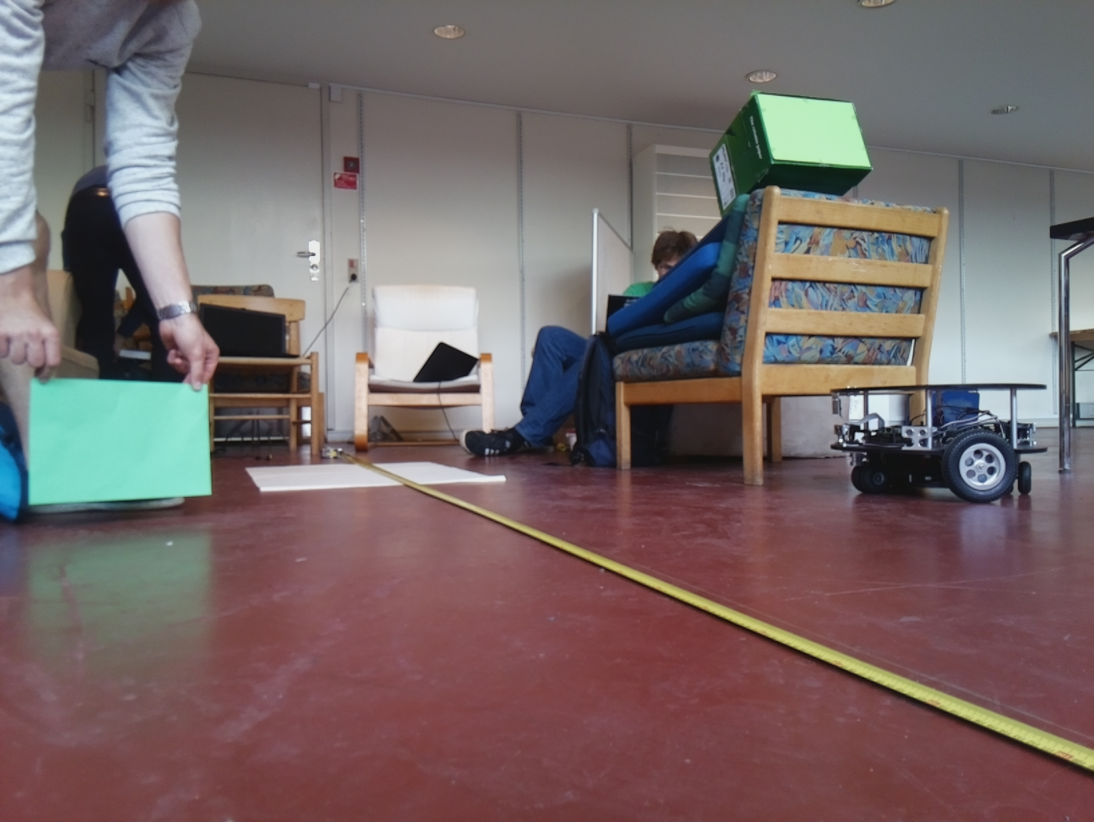
#> input picture img_detect/img/other files/img2greens.jpg, 3280 x 2464 px (shown at 1/3 size)
$ python testFindObject.py   (Python 2 division)
#> lines starting #> are read from the running program, lines starting #| are printed output that depends on the picture; after the words box and inside, x2 and y2 are one past the last pixel; in counts of white or black regions, pixels touching at a corner belong together
### img_detect/findObject.py
from __future__ import division
import cv2
import numpy as np

class Presult (object):
  def __init__(self, height, posX, posY, isBox, lenA, lenB):
    self.height = height
    self.posX = posX
    self.posY = posY
    self.isBox = isBox
    self.lenA = lenA
    self.lenB = lenB

  def __str__(self):
    res = ""
    res += "Height: %d\n" %self.height
    res += "Position: (%d, %d)\n" %(self.posX, self.posY)
    res += "Found box?: %r\n" %self.isBox
    res += "Length A: %d\n" %self.lenA
    res += "Length B: %d\n" %self.lenB
    return res

def findObjects(img):
  # convert img to hsv
  hsv = cv2.cvtColor(img, cv2.COLOR_BGR2HSV)

  # find the lower and upper values for the green color in the mask
  puregreen = np.uint8([[[0,255,0]]])
  hsv_green = cv2.cvtColor(puregreen, cv2.COLOR_BGR2HSV)
  lower_green = [hsv_green[0,0,0] - 30, 45, 45]
  upper_green = [hsv_green[0,0,0] + 30, 255, 255]
  # get mask
  green_mask = cv2.inRange(hsv, np.array(lower_green), np.array(upper_green))

  # extract hue, value and saturation
  h = hsv[:,:,0]/255.0
  s = hsv[:,:,1]/255.0
  v = hsv[:,:,2]/255.0


  # parameters for green color
  T1, T2, T3 = 0.25, 0.2, 0.1
  # find the specified greens
  green = ((abs(h - 0.33) < T1) & (v > T2) & (s > T3)).astype(float)

  # apply mask
  masked = cv2.bitwise_and(green,green,mask=green_mask)

  # erode image
  eroded = cv2.erode(masked, np.ones((15,15)))

  # dilate image
  result = cv2.dilate(eroded, np.ones((20, 20)))

  # set hue, value and saturation to the found values
  # when we do this the image is effectively a rgb img not hsv, and it is greyscaled (actually just black and white)
  # it is however not in the greyscale format (Dx, Dy) but rgb/hsv format (Dx, Dy, 3)
  hsv[:,:,0] = result*255.0
  hsv[:,:,1] = result*255.0
  hsv[:,:,2] = result*255.0

  return hsv

def findRectangles(img):
  # [16 lines left out: function detectRectangle, not called in this run]

  # convert img to grayscale
  # we know that this img is black and white already, so no need to threshold before
  # we do however need to convert to grayscale because the format is different
  gray = cv2.cvtColor(img, cv2.COLOR_RGB2GRAY)
  # find contours in image
  contours, hierarchy = cv2.findContours(gray, cv2.RETR_TREE, cv2.CHAIN_APPROX_SIMPLE)[-2:]

  # [27 lines of commented-out code are left out]
  return contours, contours[0]


def loadImage(path, scaleFactor, returnSize=False):
  img = cv2.imread(path)
  local_fullsize = (img.shape[0], img.shape[1])
  resized = cv2.resize(img, (0,0), fx=scaleFactor, fy=scaleFactor)
  if returnSize:
    return resized, local_fullsize
  else:
    return resized

def makeResultObject(x, y, w, h, img_size, scaleFactor):
  centerX = (x/scaleFactor + (h/scaleFactor)/2)
  centerY = (y/scaleFactor + (w/scaleFactor)/2)
  lenA = centerX
  lenB = img_size[1] - lenA

  return Presult(h/scaleFactor, centerX, centerY, True, lenA, lenB)

def analyzeImage(path, scaleFactor, extraStuff=False):
  img, size = loadImage(path, scaleFactor, True)
#> in loadImage, img is the input picture: shape (2464, 3280, 3); mean B, G, R 102.8, 102.8, 117.6
#> in loadImage, `resized = cv2.resize(img, (0,0), fx=scaleFactor, fy=scaleFactor)`:
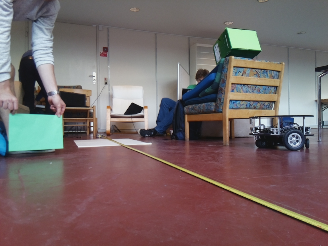
#> resized: shape (246, 328, 3); mean B, G, R 103, 103, 117.7
#> size = (2464, 3280)
  hsv_img = findObjects(img)
#> in findObjects, `hsv = cv2.cvtColor(img, cv2.COLOR_BGR2HSV)`: hsv: shape (246, 328, 3); mean H, S, V 100.3, 64.4, 125.3
#> in findObjects, `green_mask = cv2.inRange(hsv, np.array(lower_green), np.array(upper_gr..`:
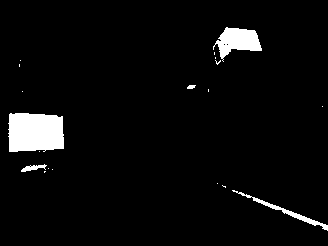
#> green_mask: shape (246, 328); 4.3% white; 19 white regions (14 under 20 px), largest, box (x1, y1, x2, y2) and area: (8, 113, 64, 152) 1981, (213, 27, 262, 62) 906, (232, 190, 328, 231) 377, (21, 164, 47, 172) 100, (187, 85, 196, 89) 28
#> in findObjects, `h = hsv[:,:,0]/255.0`:
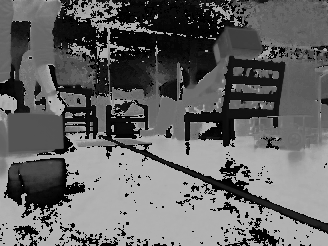
#> h: shape (246, 328) float64; min 0, max 0.702, mean 0.393
#> in findObjects, `s = hsv[:,:,1]/255.0`:
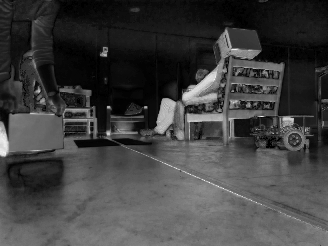
#> s: shape (246, 328) float64; min 0, max 0.973, mean 0.253
#> in findObjects, `v = hsv[:,:,2]/255.0`:
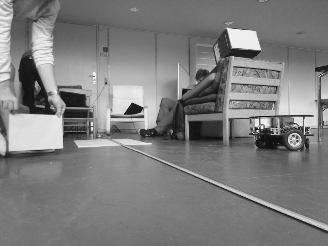
#> v: shape (246, 328) float64; min 0.0588, max 0.973, mean 0.491
#> in findObjects, `green = ((abs(h - 0.33) < T1) & (v > T2) & (s > T3)).astype(float)`:
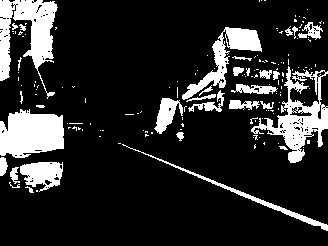
#> green: shape (246, 328) float64; values 0 (black) and 1 (white), 16.5% white; 154 white regions (122 under 20 px), largest, box (x1, y1, x2, y2) and area: (0, 0, 58, 99) 2568, (0, 109, 64, 158) 2439, (251, 66, 328, 163) 2437
#> in findObjects, `masked = cv2.bitwise_and(green,green,mask=green_mask)`: masked: shape (246, 328) float64; values 0 (black) and 1 (white), 4.1% white; 20 white regions (14 under 20 px), largest, box (x1, y1, x2, y2) and area: (8, 113, 64, 152) 1979, (224, 27, 262, 51) 670, (232, 190, 328, 231) 377, (213, 33, 230, 62) 148, (21, 164, 47, 172) 100, (187, 85, 196, 89) 28
#> in findObjects, `eroded = cv2.erode(masked, np.ones((15,15)))`: eroded: shape (246, 328) float64; values 0 (black) and 1 (white), 1.1% white; 2 white regions, box (x1, y1, x2, y2) and area: (16, 121, 56, 144) 854, (236, 36, 251, 43) 72
#> in findObjects, `result = cv2.dilate(eroded, np.ones((20, 20)))`:
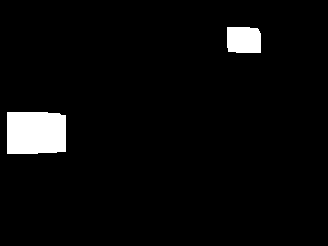
#> result: shape (246, 328) float64; values 0 (black) and 1 (white), 4% white; 2 white regions, box (x1, y1, x2, y2) and area: (7, 112, 66, 154) 2412, (227, 27, 261, 53) 851
#> in findObjects, `hsv[:,:,0] = result*255.0`: hsv: shape (246, 328, 3); mean H, S, V 10.3, 64.4, 125.3
#> in findObjects, `hsv[:,:,1] = result*255.0`: hsv: shape (246, 328, 3); mean H, S, V 10.3, 10.3, 125.3
#> in findObjects, `hsv[:,:,2] = result*255.0`: hsv: shape (246, 328, 3); mean H, S, V 10.3, 10.3, 10.3
  valid_cnts, biggestCnt = findRectangles(hsv_img)
#> in findRectangles, `gray = cv2.cvtColor(img, cv2.COLOR_RGB2GRAY)`: gray: shape (246, 328); 4% white; 2 white regions
#> in findRectangles, `contours, hierarchy = cv2.findContours(gray, cv2.RETR_TREE, cv2.CHAIN_..`: contours = 2 contours; box (x1, y1, x2, y2) and area: (7, 112, 66, 154) 2314, (227, 27, 261, 53) 795
#> valid_cnts has the same summary as contours in findRectangles; biggestCnt = contour of 12 points, box (x1, y1, x2, y2) (7, 112, 66, 154), area 2314
  if len(valid_cnts) > 0:
    (b_x, b_y, b_w, b_h) = cv2.boundingRect(biggestCnt)
#> b_x = 7; b_y = 112; b_w = 59; b_h = 42
    res = makeResultObject(b_x, b_y, b_w, b_h, size, scaleFactor)
#> in makeResultObject, `centerX = (x/scaleFactor + (h/scaleFactor)/2)`: centerX = 280
#> in makeResultObject, `centerY = (y/scaleFactor + (w/scaleFactor)/2)`: centerY = 1415
#> in makeResultObject, `lenA = centerX`: lenA = 280
#> in makeResultObject, `lenB = img_size[1] - lenA`: lenB = 3000
#> in __init__, `self.posX = posX`: self.posX = 280
#> in __init__, `self.posY = posY`: self.posY = 1415
#> in __init__, `self.lenA = lenA`: self.lenA = 280
#> in __init__, `self.lenB = lenB`: self.lenB = 3000
  else:
    res = Presult(0,0,0,False,0,0) #makeResultObject(0,0,0,0,[0,0],1)
  if extraStuff:
    if len(valid_cnts) > 0:
      cv2.drawContours(hsv_img, valid_cnts, -1, (0,0,255), 3)
#> hsv_img: shape (246, 328, 3); mean H, S, V 7.6, 7.6, 12.3
      cv2.drawContours(hsv_img, [biggestCnt], -1, (0,255,0), 3)
#> hsv_img: shape (246, 328, 3); mean H, S, V 7.6, 10.6, 9.3
    return res, hsv_img
  else:
    return res

### img_detect/testFindObject.py
from findObject import *
import time
import cv2

scaleFactor = 0.1

t1 = time.time()
res, img = analyzeImage("img/other files/img2greens.jpg", scaleFactor, True)
print time.time() - t1
print res
#| Height: 420
#| Position: (280, 1415)
#| Found box?: True
#| Length A: 280
#| Length B: 3000
cv2.imwrite("img/Hueimg/Test.png", img)


"""
fullSize = 0

def loadImage(path, scaleFactor, returnSize=False):
  img = cv2.imread(path)
  local_fullsize = (img.shape[0], img.shape[1])
  resized = cv2.resize(img, (0,0), fx=scaleFactor, fy=scaleFactor)
  if returnSize:
    return resized, local_fullsize
  else:
    return resized


# load some images
img1, fullSize= loadImage("img/imgfirst.jpg", scaleFactor, True)
# [8 lines of commented-out code are left out]

images = [img1]#, img2, img3, img4, img5, img6, img7, img8]

print "Finding green objects"
outputs = []
analyze_times = []
for i in range(len(images)):
  print "Analyzing: image %d" %(i+1)
  ts = time.time()
  outputs.append(findObjects(images[i]))
  analyze_times.append(time.time() - ts)

print "Average analysis time: %f\n" %(sum(analyze_times)/len(analyze_times))

contours = []
contour_times = []
biggestObjects = []
for i in range(len(outputs)):
  print "Finding contours: image %d" %(i+1)
  ts = time.time()
  cnts, bigObject = findRectangles(outputs[i])
  contours.append(cnts)
  biggestObjects.append(bigObject)
  contour_times.append(time.time() - ts)

print "Average time finding contours: %f\n" %(sum(contour_times)/len(contour_times))

both_times = [a + b for a, b in zip(analyze_times, contour_times)]

print "Average total time: %f" %(sum(both_times)/len(both_times))

def makeResultObject(x, y, w, h, img_size, scaleFactor):
  centerX = (x/scaleFactor + (h/scaleFactor)/2)
  centerY = (y/scaleFactor + (w/scaleFactor)/2)
  lenA = centerY
  lenB = img_size[1] - lenA

  return Presult(b_h/scaleFactor, centerX, centerY, True, lenA, lenB)

print "\nShowing images"
for i in range(len(outputs)):
  print "image %d" %i
  if (len(contours[i]) > 0):
    cv2.drawContours(outputs[i], contours[i],-1,(0,0,255),3)
    cv2.drawContours(outputs[i], [biggestObjects[i]], -1, (0,255,0),3)
    print "The biggest rectangular object has following properties:"
    (b_x, b_y, b_w, b_h) = cv2.boundingRect(biggestObjects[i])
    res = makeResultObject(b_x, b_y, b_w, b_h, fullSize, scaleFactor) # Presult(b_w, b_h, b_x, b_y, False, , 2)
    print res
    # [4 lines of commented-out code are left out]
  else:
    #print "No valid contours found\n"
    res = Presult(0, 0, 0, False ,0, 0, 0)
    print res
  #cv2.imshow('result with valid contours', outputs[i])
  cv2.imwrite("img/{0}_output.png".format(i), outputs[i])
  #cv2.imshow('img', images[i])


  cv2.waitKey(0)
"""

$ run again, with img_detect/img/imgsecond.jpg copied over img_detect/img/other files/img2greens.jpg
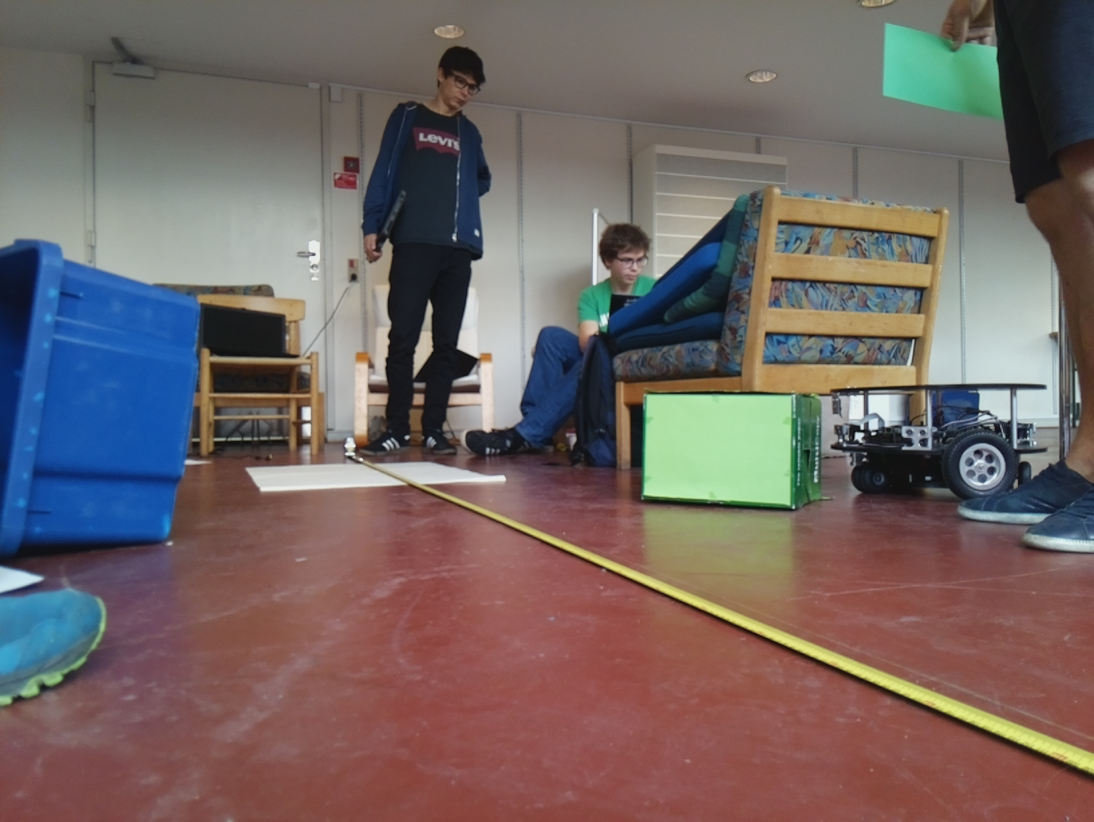
#> input picture img_detect/img/imgsecond.jpg, 3280 x 2464 px (shown at 1/3 size)
#> in loadImage, img is the input picture: shape (2464, 3280, 3); mean B, G, R 99.7, 101.5, 114.4
#> size = (2464, 3280)
#> in findObjects, `green_mask = cv2.inRange(hsv, np.array(lower_green), np.array(upper_gr..`:
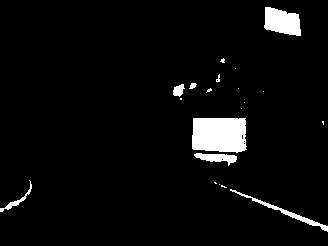
#> green_mask: shape (246, 328); 4.4% white; 20 white regions (13 under 20 px), largest, box (x1, y1, x2, y2) and area: (192, 118, 247, 153) 1765, (264, 7, 301, 36) 789, (230, 189, 328, 232) 380
#> green: shape (246, 328) float64; values 0 (black) and 1 (white), 20.9% white; 247 white regions (210 under 20 px), largest, box (x1, y1, x2, y2) and area: (0, 72, 62, 212) 5888, (192, 117, 249, 153) 1820, (267, 115, 328, 163) 1312
#> masked: shape (246, 328) float64; values 0 (black) and 1 (white), 4.4% white; 20 white regions (13 under 20 px), largest, box (x1, y1, x2, y2) and area: (192, 118, 247, 153) 1756, (264, 7, 301, 36) 789, (230, 189, 328, 232) 380
#> eroded: shape (246, 328) float64; values 0 (black) and 1 (white), 0.92% white; 2 white regions, box (x1, y1, x2, y2) and area: (200, 125, 238, 145) 647, (272, 17, 293, 27) 97
#> in findObjects, `result = cv2.dilate(eroded, np.ones((20, 20)))`:
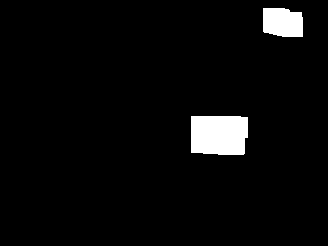
#> result: shape (246, 328) float64; values 0 (black) and 1 (white), 3.9% white; 2 white regions, box (x1, y1, x2, y2) and area: (191, 116, 248, 155) 2125, (263, 8, 303, 37) 1047
#> gray: shape (246, 328); 3.9% white; 2 white regions
#> contours = 2 contours; box (x1, y1, x2, y2) and area: (191, 116, 248, 155) 2032, (263, 8, 303, 37) 984
#> valid_cnts has the same summary as contours in findRectangles; biggestCnt = contour of 14 points, box (x1, y1, x2, y2) (191, 116, 248, 155), area 2032
#> b_x = 191; b_y = 116; b_w = 57; b_h = 39
#> centerX = 2105
#> centerY = 1445
#> lenA = 2105
#> lenB = 1175
#> self.posX = 2105
#> self.posY = 1445
#> self.lenA = 2105
#> self.lenB = 1175
#| Height: 390
#| Position: (2105, 1445)
#| Found box?: True
#| Length A: 2105
#| Length B: 1175
